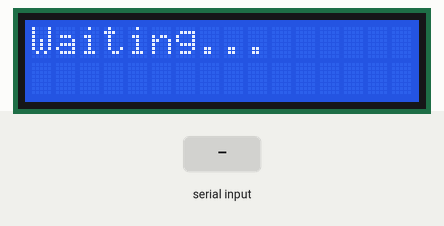
Simulated run of this sketch. Board: Arduino Uno, built with avr-gcc and run on an emulated ATmega328P. Shown: 16×2 character LCD. Inputs (shaded band) come from the test bench. What the sketch prints to the serial monitor is not drawn.

Above: at 1.2 s.
1.3 s: "1\n" received over Serial
At 2.6 s:
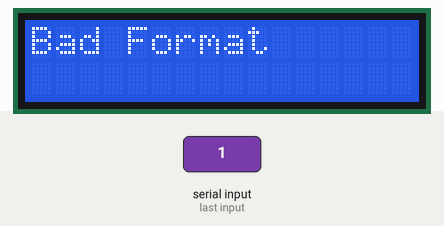
Timing chart, 0 to 4.3 s (numbered marks = the images above; inputs shaded):
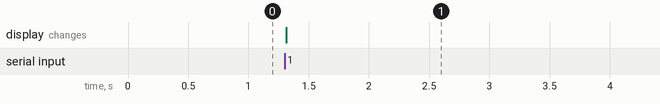

Measured:
- after the input at 1.3 s, the display: changes at once (image 1)

The sketch:

arduinolcd.ino
```cpp
#include <Wire.h>
#include <LiquidCrystal_I2C.h>

// LCD at address 0x27, 16 columns, 2 rows
LiquidCrystal_I2C lcd(0x27, 16, 2);
String inputString = "";
bool stringComplete = false;

void setup() {
  Serial.begin(9600);
  lcd.init();
  lcd.backlight();
  lcd.clear();
  lcd.print("Waiting...");
}

void loop() {
  if (stringComplete) {
    Serial.println("Received: " + inputString);

    inputString.trim(); // Clean whitespace

    lcd.clear();

    int separatorIndex = inputString.indexOf(';');

    if (separatorIndex > 0) {
      String team1Part = inputString.substring(0, separatorIndex);
      String team2Part = inputString.substring(separatorIndex + 1);

      int colonIndex1 = team1Part.indexOf(':');
      int colonIndex2 = team2Part.indexOf(':');

      if (colonIndex1 > 0 && colonIndex2 > 0) {
        String name1 = team1Part.substring(0, colonIndex1);
        String score1 = team1Part.substring(colonIndex1 + 1);

        String name2 = team2Part.substring(0, colonIndex2);
        String score2 = team2Part.substring(colonIndex2 + 1);

        // Shorten names
        name1 = name1.substring(0, min(name1.length(), 6));
        name2 = name2.substring(0, min(name2.length(), 6));

        // Clean first line
        lcd.setCursor(0, 0);
        lcd.print("                "); // 16 spaces to clear
        lcd.setCursor(0, 0);
        lcd.print(name1 + " " + score1 + "-" + score2 + " " + name2);
      } else {
        lcd.print("Bad Format");
      }
    } else {
      lcd.print("Bad Format");
    }

    inputString = "";
    stringComplete = false;
  }
}

void serialEvent() {
  while (Serial.available()) {
    char inChar = (char)Serial.read();
    if (inChar == '\n' || inChar == '\r') {
      stringComplete = true;
    } else {
      inputString += inChar;
    }
  }
}
```
